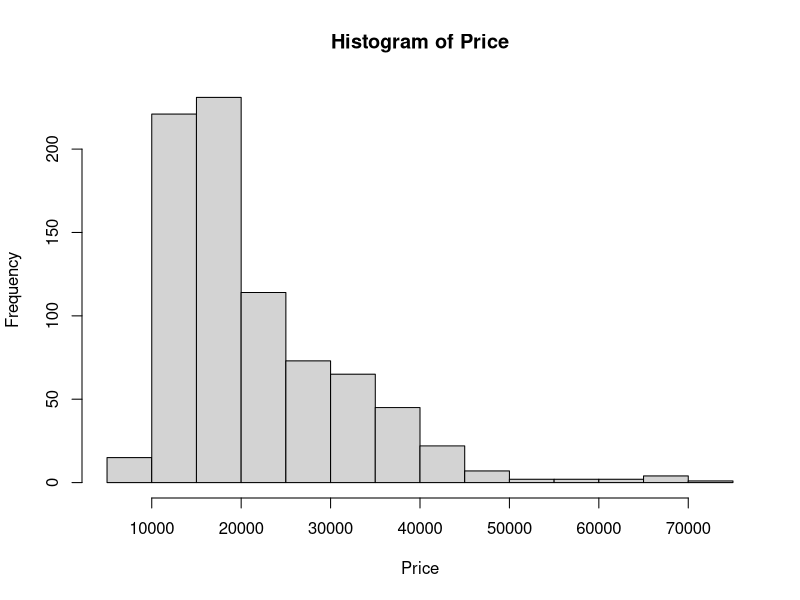
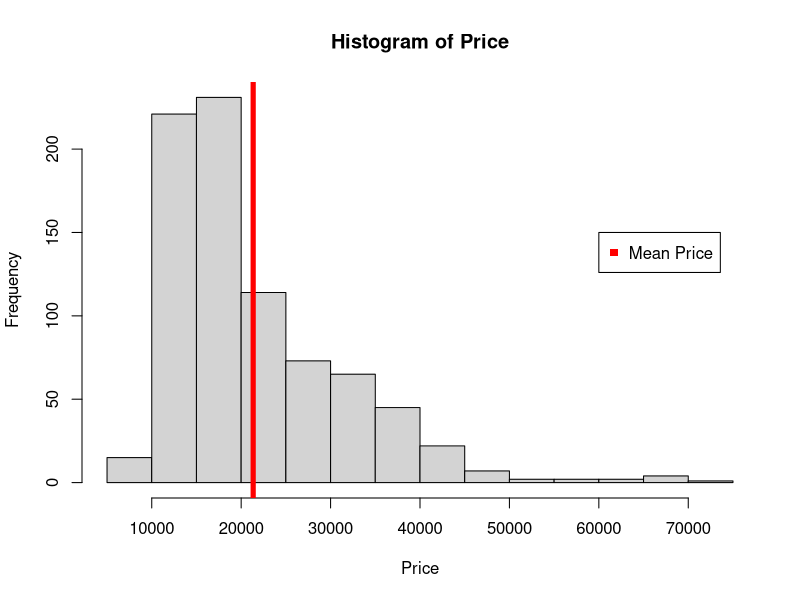
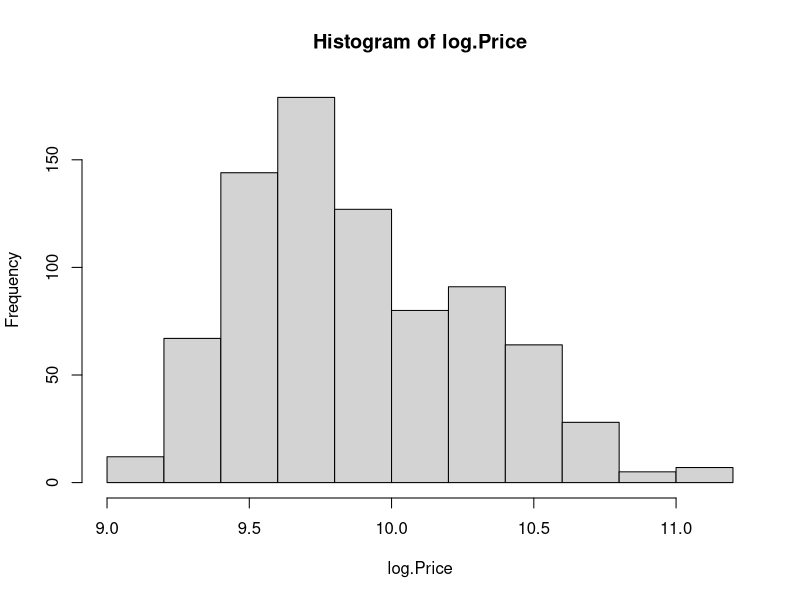
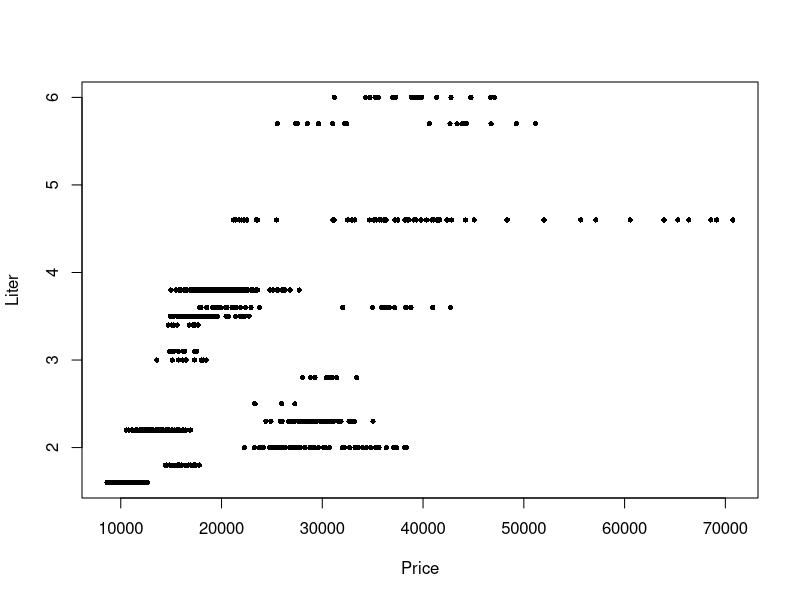
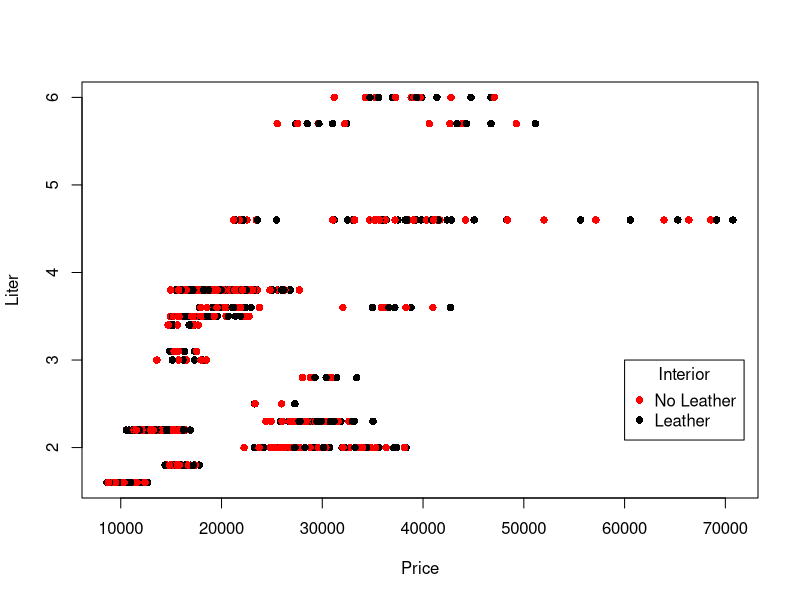
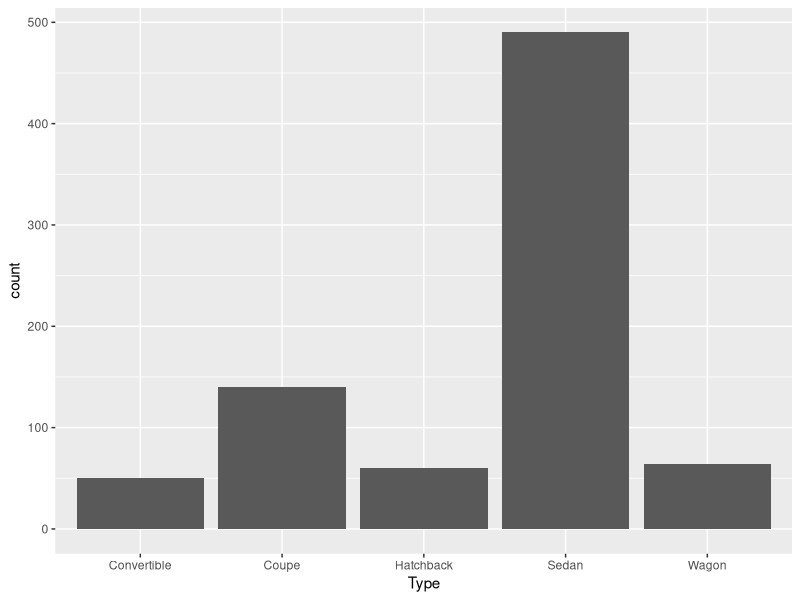
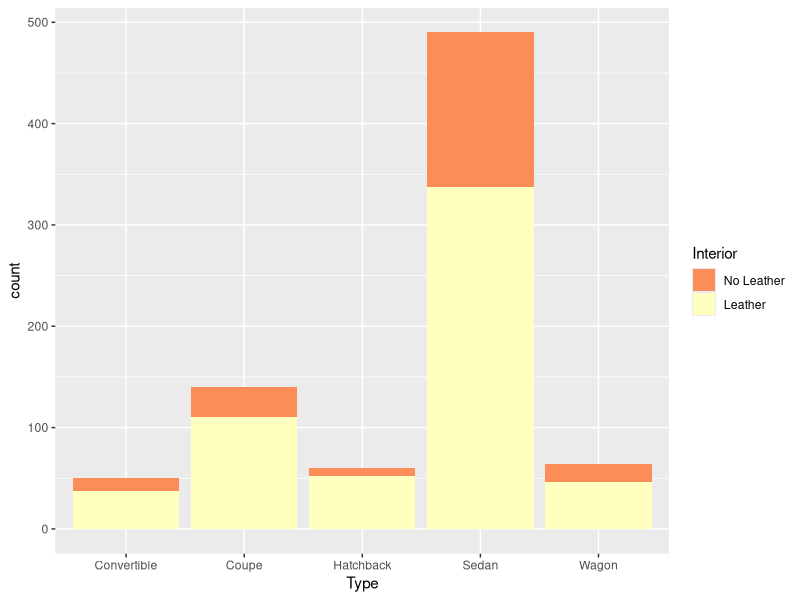
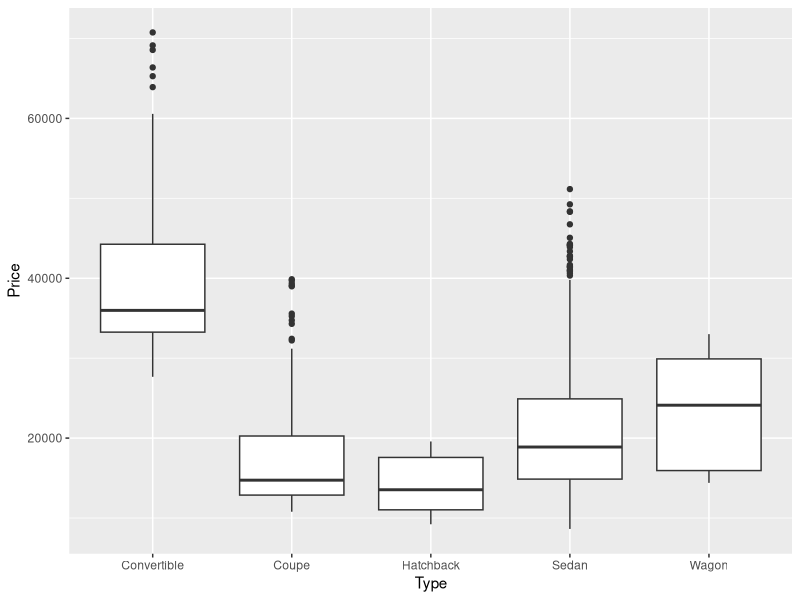

Reproduce these figures in R, in order.
# Adam Hendel
# DS710 Assignment 3

#### PART 1: ANALYZING USED CAR PRICES ####

# 1a. read on the data and attach
cars <- read.csv('Cars 2005.csv')
attach(cars)

# 1b. make a histogram and describe the shape
hist(Price)

# 1c. what proportion of the cars cost between $10k and $20k?
# total cars in set
tot.cars <- length(cars$Price)

# index of prices in the range
boolVec <- Price > 10000 & Price < 20000

# total cars in this range
tot.in.range <- sum(boolVec)

# proportion is ratio of the subset to the whole
proportion <- tot.in.range / tot.cars
print(proportion)
# 0.5621891


# About 56.2 % are within 10k and 20k

# 1d. Find the mean and median price. Which is larger, why does this make sense?

# mean price
mean(Price)
# 21343.14

# median price
median(Price)
# 18025

# the mean is higher. This make sense by visual inspection of the histogram because
# we see that the frequency of prices is skewed right, so the median will tend towards the higher
# density, which is a lower value (due to skewness).

# 1e. Add a vertical line to the histogram at the mean price. Also add a legend
hist(Price)
abline(v=mean(Price), col = 'red', lwd = 5)
# text(x=mean(Price)+7000,y=150, labels='Mean Price ')
legend(x=60000, y=150, legend = 'Mean Price', col = 'red', pch = 15)


# 1f. Transform price to reduce its skew, make a histogram of the transformed price. 
# fit a normal distribution to new price, graph the density curve on the same plot as histogram
# how well does a normal distribution fit the transformed data?

# transform price
log.Price <- log(Price)
# plot histogram of transformed price
hist(log.Price)
# fit normal distribution to transformed price


# 1g Make a scatterplot of transformed price versus engine size, in liters. Describe relationship
# between these two variables
plot(Price, Liter, pch = 16, cex = 0.7)
# As price increases so does the engine size, to a point. Around $50k the engine size levels off.

# 1h Find correlation between transformed price and engine size in liters. Explain.
cor(log.Price, Liter)
# a correlation of 0.59, indicates there is a slight positive relationship between these two variables
# As one variable increases, so does the other variable, but not perfectly.

# 1i. Modify the scatterplot in g to use one color of plotting symbol for cars with leather
# and a differet color for cars without leather interiors, and add a legend.
labs <- levels(factor(Leather))
# inspect labs 0 no leather, 1 is leather
labs <- c('No Leather', 'Leather')
plot(Price, Liter, pch = 16, cex = 1, col = c('black', 'red'))
legend(x = 60000, y = 3, legend = labs, col = c('red', 'black'), 
       pch = 16, title = 'Interior')
# cars[Price == max(Price),] check that the plot makes sense

# 1j. Make a barplot of the types
# ggplot has far more functionality, switching to this package over R base graphics
library(ggplot2)

base <- ggplot(cars, aes(x=Type))
base + geom_bar(stat='count')

# 1k. Make a barplot of the types of cars and whether they have interior leather. Add a legend
base +
  geom_bar(stat='count', aes(fill = factor(Leather))) +
  scale_fill_brewer(palette = 'Spectral', name = 'Interior', 
                    labels = c('0'='No Leather', '1' = 'Leather'))

# 1l. Make a boxplot of (untransformed) price by type of car. In words, summarize what it shows.
boxBase <- ggplot(cars)
boxBase +
  geom_boxplot(aes(Type, Price))

# The box plots show the distribution of price across the types of cars. We see that hatchbacks
# The horizontal line inside the box represents the median while the top and bottom boundaries of the 
# box represents the third and 1st quartile, respectively (IQR). The whiskers here are values outside the IQR,
# and could potentially be outliers. We see that hatchbacks price are consistently below 20k, while convertables
# are generally above $30k, but there are several observations of convertibles well over $60k.

# 1m. b.	Create two different histograms in a vertical stack that allow comparison of (untransformed)
# price according to whether the car has a leather interior. Use the same horizontal axis for each to 
# enable comparison, and use informative labels for each graph and the x-axis.

# going to modify the Leather column for ease of use
cars.hw <- cars
cars.hw$Leather[cars.hw$Leather == 0] <- 'Not Leather'
cars.hw$Leather[cars.hw$Leather == 1] <- 'Leather'

ggplot(cars.hw) +
  geom_histogram(aes(x=Price), binwidth = 1000) +
  facet_grid(Leather ~ .) + 
  scale_x_continuous(name = 'Price of Vehicle (USD)') +
  scale_y_continuous(name = 'Number of Vehicles')

# 1n. Create a single histogram with side-by-side bars to allow the same comparison in part m.
  # add a legend
  
ggplot(cars.hw) +
  geom_histogram(aes(x=Price, fill = Leather), 
                 binwidth = 2000, position = 'dodge') +
  scale_x_continuous(name = 'Price of Vehicle (USD)') +
  scale_y_continuous(name = 'Number of Vehicles')
  
#### PART 2: ANALYSING RUNNING SPEED OF MAMMALS ####
# 2a load data
install.packages("quantreg")
data(Mammals, package="quantreg")

# 2b Decide whether either of the quantitative variables should be transformed.
# justift the decision using plots and descriptive statistics

# inspect data
str(Mammals)

# histogram for weight
qplot(Mammals$weight, binwidth = 50)
boxplot(Mammals$weight)
summary(Mammals$weight)

# histogram for speed
qplot(Mammals$speed, binwidth = 2)
boxplot(Mammals$speed)
summary(Mammals$weight)

# weight is heavily skewed right. 
qplot(log(Mammals$weight), binwidth = 1)

# the weights of these animals are not normally distributed--there is a heavy right skew.
# we can see this by visually inspecting the histogram, but also taking note of several larege
# observations with weights >1000, which are many many signma away from the mean

# 2c Use appropriate graphs and/or descriptive statistics to describe the relationship between 
# maximum land speed and body weight. Does it matter whether the animal is a “hopper” (such as a kangaroo)?
# Explain why you chose the graphs and/or statistics that you chose.

